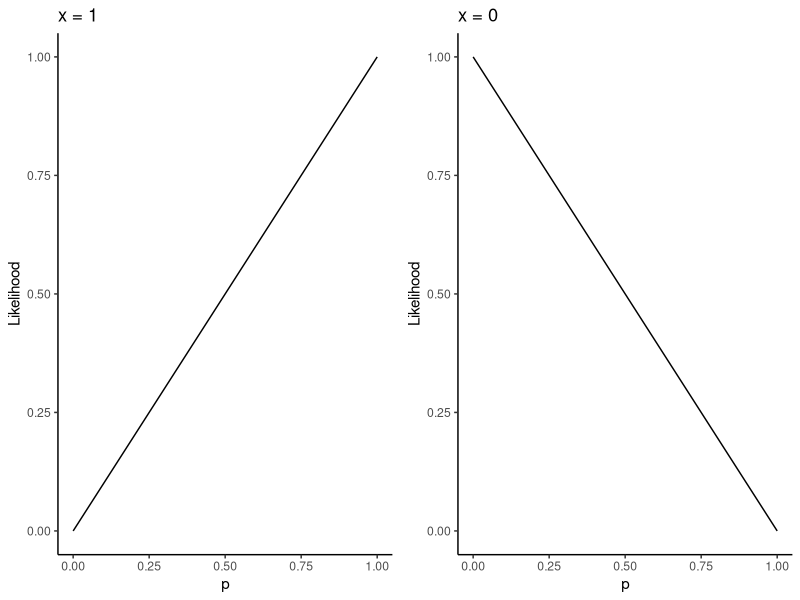
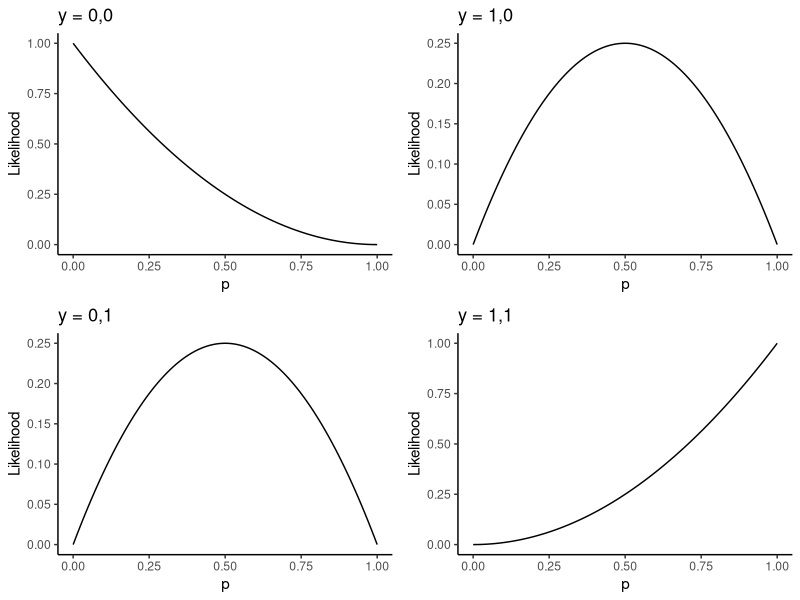
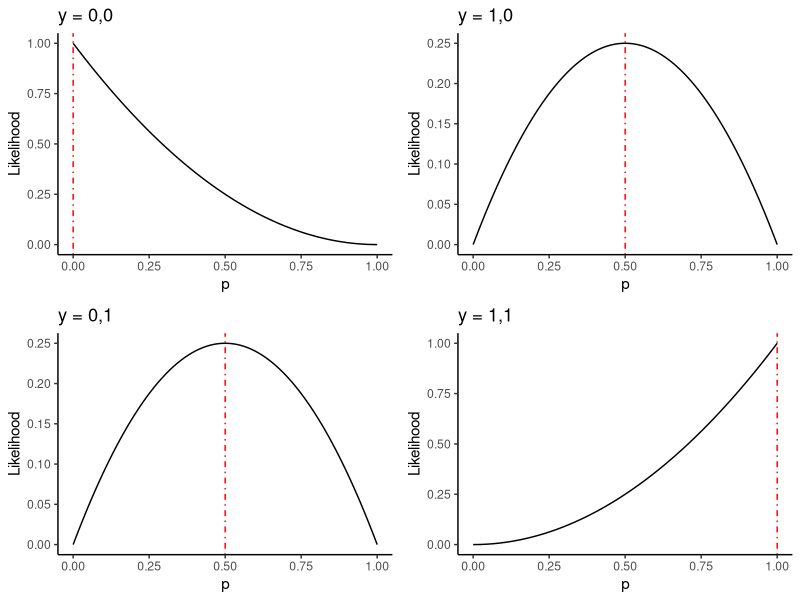
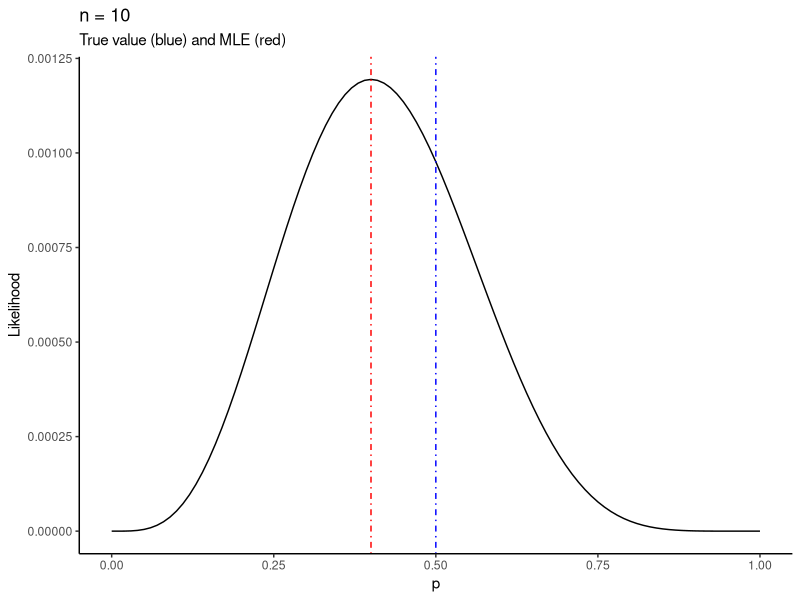

Write R code to recreate these figures, in order.
## ---- chunk 1
library(tidyverse)
## ---- chunk 2
# Simulation to recreate the likelihood function for the two-coin example.
# The likelihood function is the relative frequency with which your sample
# would occur in repeated sampling, for a particular value of the parameter.
# 
# Suppose you flip the coin and get heads. The likelihood function at p1 = 0.7
# is the relative frequency with which you would get heads if you flipped the coin
# over and over, if p really equalled 0.7.
# 
# The likelihood function at p1 = 0.4 is the relative frequency with which you 
# would get heads if you flipped the coin over and over, if p really equalled 0.4.
# 
# Let's do it:
simulate_likelihood_x1 <- function(p) {
  # Make sure p is in the range of possible values
  if (!(p %in% c(.7,.4))) stop(stringr::str_c("Wrong value for p. p should be .7 or .4. You gave p = ",p))
  # Sample the data repeatedly according to this p
  N <- 1000
  repeatedsampling <- sample(c(1,0),N,replace = TRUE,prob = c(p,1-p)) # Sample 1/0 with prob p/(1-p), N times
  # Return the relative frequency with which x == 1
  mean(repeatedsampling == 1)
}

# Check it out:
set.seed(478032749)
simulate_likelihood_x1(.7) # Should be around .7
simulate_likelihood_x1(.4) # Should be around .4
## ---- chunk 3
simulate_likelihood_x0 <- function(p) 1 - simulate_likelihood_x1(p)
## ---- chunk 4
set.seed(8907968)
simulate_likelihood_x0(.7)
simulate_likelihood_x0(.4)
## ---- chunk 5
likelihood <- function(p,x) (p^x) * (1-p)^(1-x)
baseplot <- tibble(x = c(0,1)) %>%
  ggplot(aes(x = x)) +
  theme_classic() +
  labs(x = "p",y = "Likelihood")
leftplot <- baseplot +
  stat_function(fun = likelihood,args = list(x = 1)) +
  labs(title = "x = 1")
rightplot <- baseplot +
  stat_function(fun = likelihood,args = list(x = 0)) +
  labs(title = "x = 0")

cowplot::plot_grid(leftplot,rightplot,nrow =1)
## ---- chunk 6
# Store the four samples in a (named) list
ylist <- list(
  "y1" = c(0,0),
  "y2" = c(1,0),
  "y3" = c(0,1),
  "y4" = c(1,1)
)
likelihood <- function(p,y) p^(sum(y)) * (1-p)^(sum(1-y))
makeplot <- function(s) {
  plotname <- as.character(ylist[[s]]) %>% stringr::str_c(collapse = ",")
  baseplot +
    stat_function(fun = likelihood,args = list(y = ylist[[s]])) +
    labs(title = stringr::str_c("y = ",plotname))
}
names(ylist) %>%
  map(makeplot) %>%
  cowplot::plot_grid(plotlist = .,nrow = 2)
## ---- chunk 7
makeplot <- function(s) {
  plotname <- as.character(ylist[[s]]) %>% stringr::str_c(collapse = ",")
  baseplot +
    stat_function(fun = likelihood,args = list(y = ylist[[s]])) +
    labs(title = stringr::str_c("y = ",plotname)) + 
    geom_vline(xintercept = mean(ylist[[s]]),colour = "red",linetype = "dotdash")
}
names(ylist) %>%
  map(makeplot) %>%
  cowplot::plot_grid(plotlist = .,nrow = 2)
## ---- chunk 8
plotlikelihood <- function(n,p0) {
  samp <- sample(c(1,0),n,replace = TRUE,prob = c(p0,1-p0))
  baseplot +
    stat_function(fun = likelihood,args = list(y = samp)) +
    geom_vline(xintercept = p0,colour = "blue",linetype = "dotdash") +
    geom_vline(xintercept = mean(samp),colour = "red",linetype = "dotdash") +
    labs(title = stringr::str_c("n = ",n),
         subtitle = "True value (blue) and MLE (red)")
}
## ---- chunk 9
set.seed(56576)
plotlikelihood(10,.5)
